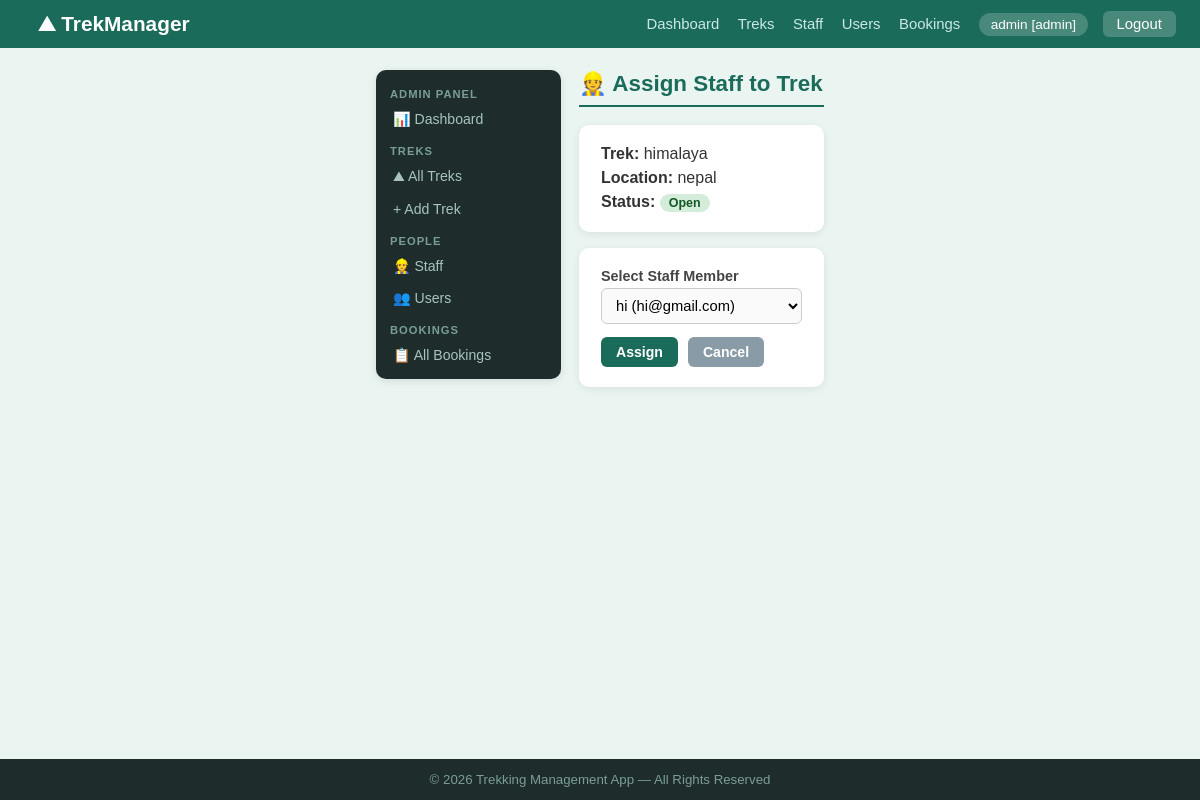
Screenshot of /admin/treks/assign/3 (signed in) with the database file from the repository.
### models.py (models this page shows, shortened)
class User(db.Model):
    __tablename__ = 'users'
    id               = db.Column(db.Integer, primary_key=True)
    username         = db.Column(db.String(80), unique=True, nullable=False)
    email            = db.Column(db.String(120), unique=True, nullable=False)
    password         = db.Column(db.String(200), nullable=False)
    role             = db.Column(db.String(20), nullable=False, default='user')   # admin / staff / user
    status           = db.Column(db.String(20), nullable=False, default='active') # active / blacklisted
    approval_status  = db.Column(db.String(20), nullable=True, default='pending') # pending / approved / blacklisted
    phone            = db.Column(db.String(20), nullable=True)
    created_at       = db.Column(db.DateTime, default=datetime.utcnow)
    bookings = db.relationship('Booking', backref='user', lazy=True)

class Trek(db.Model):
    __tablename__ = 'treks'
    id              = db.Column(db.Integer, primary_key=True)
    name            = db.Column(db.String(150), nullable=False)
    location        = db.Column(db.String(150), nullable=False)
    difficulty      = db.Column(db.String(20), nullable=False)          # Easy / Moderate / Hard
    duration        = db.Column(db.Integer, nullable=False)             # days
    available_slots = db.Column(db.Integer, nullable=False, default=10)
    total_slots     = db.Column(db.Integer, nullable=False, default=10)
    status          = db.Column(db.String(20), nullable=False, default='Approved')  # Approved / Open / Closed / Completed
    start_date      = db.Column(db.Date, nullable=True)
    end_date        = db.Column(db.Date, nullable=True)
    description     = db.Column(db.Text, nullable=True)
    created_at      = db.Column(db.DateTime, default=datetime.utcnow)
    assigned_staff_id = db.Column(db.Integer, db.ForeignKey('users.id'), nullable=True)
    assigned_staff    = db.relationship('User', backref='assigned_treks', foreign_keys=[assigned_staff_id])
    bookings = db.relationship('Booking', backref='trek', lazy=True)

### app.py (the view)
@app.route('/admin/treks/assign/<int:trek_id>', methods=['GET', 'POST'])
def admin_assign_staff(trek_id):
    user = get_current_user()
    if not user or user.role != 'admin':
        flash('Access denied.', 'danger')
        return redirect(url_for('login'))
    trek = Trek.query.get_or_404(trek_id)
    staff_list = User.query.filter_by(role='staff', approval_status='approved', status='active').all()
    if request.method == 'POST':
        staff_id = request.form.get('staff_id', '')
        trek.assigned_staff_id = int(staff_id) if staff_id else None
        db.session.commit()
        flash('Staff assignment updated.', 'success')
        return redirect(url_for('admin_treks'))
    return render_template('admin/assign_staff.html', trek=trek, staff_list=staff_list)

### app.py (called while the page is built)
def get_current_user():
    if 'user_id' in session:
        return User.query.get(session['user_id'])
    return None

@app.context_processor
def inject_user():
    return dict(current_user=get_current_user)

### templates/admin/assign_staff.html (shortened to what this page needs)
{% extends 'admin/base_admin.html' %}
{% block bodyclass %}bg-admin{% endblock %}
{% block admin_content %}
<h2 class="page-title">&#128119; Assign Staff to Trek</h2>
<div class="card" style="max-width:460px; margin-bottom:16px;">
    <p><b>Trek:</b> {{ trek.name }}</p>
    <p style="margin-top:6px;"><b>Location:</b> {{ trek.location }}</p>
    <p style="margin-top:6px;"><b>Status:</b> <span class="badge badge-{{ trek.status | lower }}">{{ trek.status }}</span></p>
</div>
<div class="card" style="max-width:460px;">
    <form action="" method="post">
        <div class="form-group">
            <label for="staff_id">Select Staff Member</label>
            <select name="staff_id" id="staff_id">
                {% for staff in staff_list %}
                <option value="{{ staff.id }}" {{ 'selected' if trek.assigned_staff_id == staff.id }}>
                    {{ staff.username }} ({{ staff.email }})
                </option>
                {% endfor %}
            </select>
        </div>
        <div style="display:flex; gap:10px;">
            <button type="submit" class="btn btn-green">Assign</button>
            <a href="{{ url_for('admin_treks') }}" class="btn btn-grey">Cancel</a>
        </div>
    </form>
</div>
{% endblock %}

### templates/base.html (shortened to what this page needs)
<!DOCTYPE html>
<html lang="en">
<head>
</head>
<body class="{% block bodyclass %}bg-login{% endblock %}">
<nav>
    <a href="{{ url_for('index') }}" class="brand">&#9968; TrekManager</a>
    <div>
        {% if session.user_id %}
            {% set user = current_user() %}
            {% if user.role == 'admin' %}
                <a href="{{ url_for('admin_dashboard') }}">Dashboard</a>
                <a href="{{ url_for('admin_treks') }}">Treks</a>
                <a href="{{ url_for('admin_staff') }}">Staff</a>
                <a href="{{ url_for('admin_users') }}">Users</a>
                <a href="{{ url_for('admin_bookings') }}">Bookings</a>
            {% elif user.role == 'staff' %}
                <a href="{{ url_for('staff_dashboard') }}">My Treks</a>
            {% else %}
                <a href="{{ url_for('user_dashboard') }}">Dashboard</a>
                <a href="{{ url_for('user_browse_treks') }}">Browse Treks</a>
                <a href="{{ url_for('user_profile') }}">Profile</a>
            {% endif %}
            <span class="username-badge">{{ user.username }} [{{ user.role }}]</span>
            <a href="{{ url_for('logout') }}" class="logout-btn">Logout</a>
        {% else %}
            <a href="{{ url_for('login') }}">Login</a>
            <a href="{{ url_for('register') }}" class="logout-btn">Register</a>
        {% endif %}
    </div>
</nav>
{% block content %}{% endblock %}
<footer>&copy; 2026 Trekking Management App &mdash; All Rights Reserved</footer>
</body>
</html>

### templates/base.html (style rules this page uses)
* { box-sizing: border-box; margin: 0; padding: 0; }
body { font-family: Arial, sans-serif; background: #f0f4f0; color: #333; min-height: 100vh; display: flex; flex-direction: column; }
nav { background: #1a6b5a; padding: 12px 24px; display: flex; justify-content: space-between; align-items: center; }
nav .brand { color: #fff; font-size: 1.3em; font-weight: bold; text-decoration: none; }
nav a { color: #cce8e3; text-decoration: none; margin-left: 14px; font-size: 0.93em; }
nav .username-badge { background: rgba(255,255,255,0.2); color: #fff; padding: 4px 12px; border-radius: 20px; font-size: 0.85em; margin-left: 14px; }
nav .logout-btn { background: rgba(255,255,255,0.2); padding: 5px 14px; border-radius: 6px; color: #fff; margin-left: 10px; }
body.bg-admin { background: #eaf4f0; }
.page-title { font-size: 1.4em; font-weight: bold; color: #1a6b5a; border-bottom: 2px solid #1a6b5a; padding-bottom: 8px; margin-bottom: 18px; }
.card { background: #fff; border-radius: 10px; padding: 20px 22px; box-shadow: 0 2px 8px rgba(0,0,0,0.08); margin-bottom: 16px; }
.badge { display: inline-block; padding: 2px 9px; border-radius: 12px; font-size: 0.78em; font-weight: bold; }
.badge-open { background: #d4edda; color: #155724; }
.btn { display: inline-block; padding: 7px 15px; border: none; border-radius: 6px; cursor: pointer; font-size: 0.88em; font-weight: 600; text-decoration: none; transition: opacity 0.15s; }
.btn-green { background: #1a6b5a; color: #fff; }
.btn-grey { background: #8a9ba8; color: #fff; }
.form-group { margin-bottom: 13px; }
.form-group label { display: block; font-weight: bold; font-size: 0.9em; margin-bottom: 4px; color: #444; }
.form-group input, .form-group select, .form-group textarea { width: 100%; padding: 8px 10px; border: 1px solid #ccc; border-radius: 6px; font-size: 0.92em; background: #fafafa; outline: none; transition: border-color 0.2s; }
footer { background: #1e2d2b; color: #7a9e96; text-align: center; padding: 13px; font-size: 0.83em; margin-top: auto; }

### rows the page displays
User: username "admin", role "admin"
Trek: name "himalaya", location "nepal", status "Open"

### other values shown
form field staff_id "hi (hi@gmail.com)"
